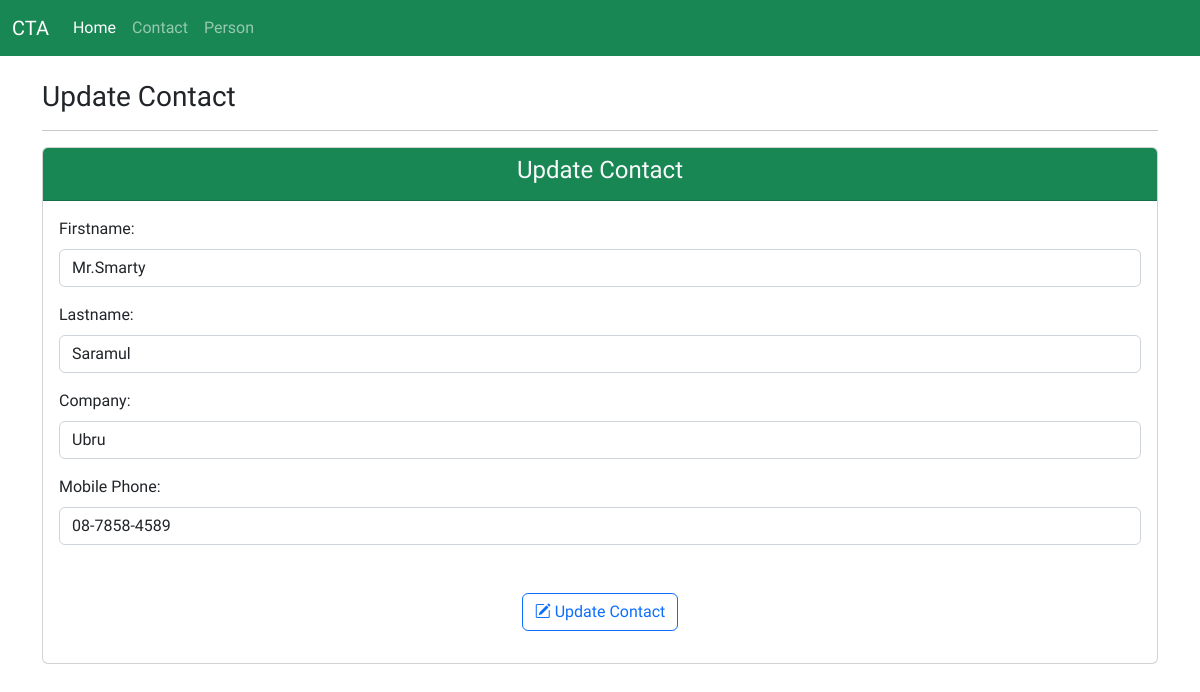
Screenshot of /contact/6/update_contact/ with the database file from the repository.
### contactapp/models.py (models this page shows, shortened)
class Contact(models.Model):
  firstname = models.CharField(max_length=20)
  lastname = models.CharField(max_length=20)
  company = models.CharField(max_length=20)
  mobile = models.CharField(max_length=10)

### contactapp/views.py (the view)
# urls.py: path('<int:id>/update_contact/', views.update_contact, name='update_contact'),
def update_contact(request, id):
  contact = Contact.objects.get(pk=id)
  if request.method == 'POST':
    form = ContactForm(request.POST)
    if form.is_valid():
      contact.firstname = form.cleaned_data['firstname']
      contact.lastname = form.cleaned_data['lastname']
      contact.company = form.cleaned_data['company']
      contact.mobile = form.cleaned_data['mobile']
      contact.save()
      messages.success(request, 'Update Contact Successfully!')
      return redirect(to='contactapp:show_all')
  else:
    form = ContactForm(initial=
            {
              'firstname':contact.firstname,
              'lastname':contact.lastname,
              'company':contact.company,
              'mobile':contact.mobile,
            })
  context = {
    'title':'Update Contact',
    'form': form,
  }
  return render(request, 'contact/update_contact.html', context)

### contactapp/forms.py
class ContactForm(forms.Form):
  firstname = forms.CharField(label='Firstname', min_length=4, max_length=20,  widget=forms.TextInput(attrs={'class':'form-control'}), validators=[start_with_cap_letter,])
  lastname = forms.CharField(label='Lastname', min_length=4, max_length=20,  widget=forms.TextInput(attrs={'class':'form-control'}), validators=[start_with_cap_letter])
  company = forms.CharField(label='Company',  widget=forms.TextInput(attrs={'class':'form-control'}), validators=[start_with_cap_letter])
  mobile = forms.CharField(label='Mobile Phone', max_length=12, widget=forms.TextInput(attrs={'class':'form-control'}),
                           validators=[RegexValidator('[0]\d[-]\d{4}[-]\d{4}',message='enter mobile number format 0x-xxxx-xxxx')])

### templates/contact/update_contact.html (shortened to what this page needs)
{% extends 'layout.html' %}
{% block content %}
  <div class="container mt-4">
    <h3>{{title}}</h3>
    <hr>
    <div class="card mt-3 mb-4">
      <div class="card-header bg-success text-center text-light">
        <h4>{{title}}</h4>
      </div>
      <div class="card-body">
        <form method="post" novalidate>
          <div class="mb-3">
            <label class="form-label">{{form.firstname.label_tag}}</label>
            {% if form.errors %}
            {{form.firstname}}
            <div class="text-danger">
              {% for error in form.firstname.errors %}
                <span>{{error}}</span>
              {% endfor %}
            </div>
            {% else %}
            {{form.firstname}}
            {% endif %}
          </div>
          <div class="mb-3">
            <label class="form-label">{{form.lastname.label_tag}}</label>
            {{form.lastname}}
          </div>
          <div class="mb-3">
            <label class="form-label">{{form.company.label_tag}}</label>
            {{form.company}}
          </div>
          <div class="mb-3">
            <label class="form-label">{{form.mobile.label_tag}}</label>
            {{form.mobile}}
          </div>
          <div class="mb-3 text-center mt-5">
            <button type="submit" class="btn btn-outline-primary"><i class="bi bi-pencil-square"></i> Update Contact</button>
          </div>
        </form>
      </div>
    </div>
  </div>
{% endblock %}

### templates/layout.html (style rules this page uses)
body { font-family: 'Itim', cursive; }

### rows the page displays
Contact: firstname "Mr.Smarty", lastname "Saramul", company "Ubru", mobile "08-7858-4589"

### other values shown
{{ title }} "Update Contact"
